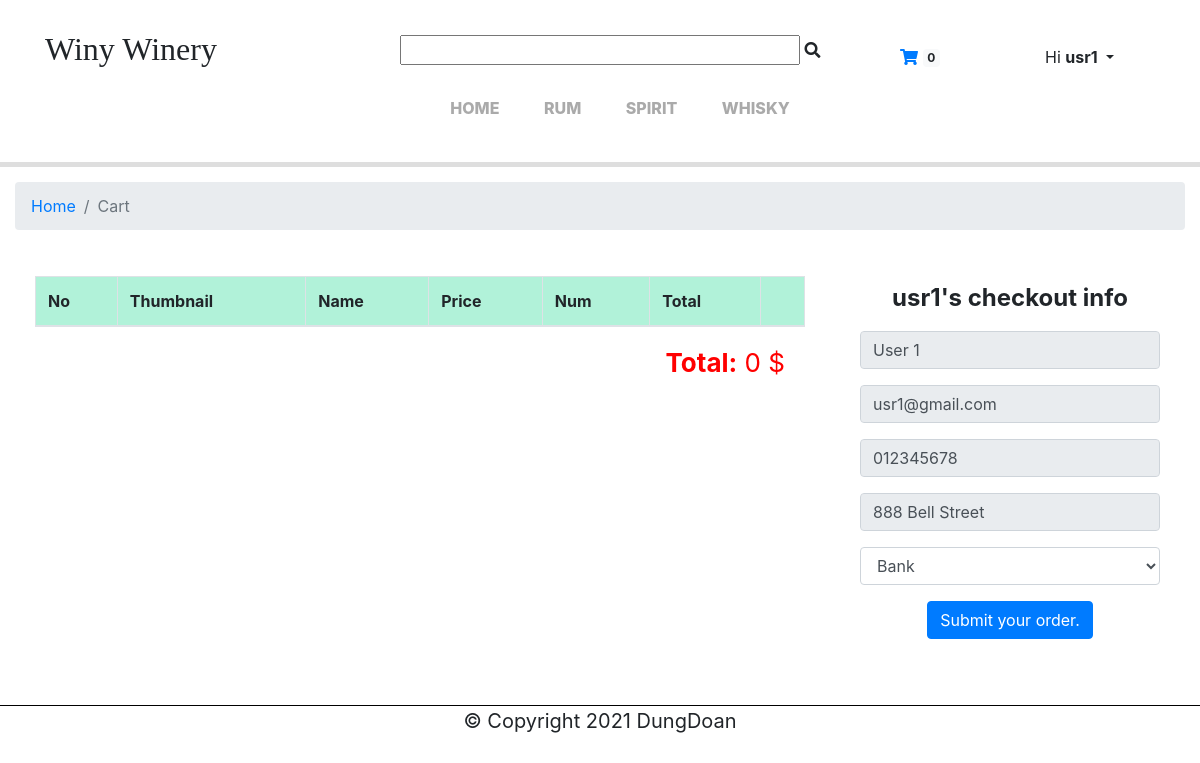
Page /FrontEnd/cart.php (signed in) on the committed database.
### tables this page shows
CREATE TABLE `catalog` (
  `id` int(11) NOT NULL,
  `name` varchar(100) DEFAULT NULL
);

CREATE TABLE `user` (
  `id` int(11) NOT NULL,
  `name` varchar(100) DEFAULT NULL,
  `email` varchar(100) DEFAULT NULL,
  `phone` varchar(15) DEFAULT NULL,
  `address` varchar(128) DEFAULT NULL,
  `username` varchar(100) DEFAULT NULL,
  `password` varchar(100) DEFAULT NULL
);

### FrontEnd/cart.php (the view, shortened to what this page needs)
<?php
require_once './Outline/header.php';
$getUsrInfo = 'select * from user where username="'.$_SESSION['Web_user'].'"';
$UsrInfo = $conn->query($getUsrInfo);
$Info = mysqli_fetch_assoc($UsrInfo);
?>
        <main>
            <div class="container-fluid" style="margin-top:20px;">
                <ol class="breadcrumb">
                    <li class="breadcrumb-item"><a href="main.php">Home</a></li>
                    <?php
                        if(!isset($_POST['search']))
                        {
                    ?>
                            <li class="breadcrumb-item active" aria-current="page"><a style="color: inherit;" href="cart.php>">Cart</a></li>
                    <?php
                        }
                    ?>
                </ol>
            </div>
        <div class="row">
            <div class="col-sm-8" style="padding: 30px 0px 0px 50px;">
            <table class="table table-bordered">
                    <thead>
                        <tr style="background-color: #b1f2d9;">
                            <th>No</th>
                            <th>Thumbnail</th>
                            <th>Name</th>
                            <th>Price</th>
                            <th>Num</th>
                            <th>Total</th>
                            <th></th>
                        </tr>
                    </thead>
<?php
$total = 0;
?>
                </table>
                <p style="font-size: 26px; color: red; text-align:right; padding-right:20px"><strong>Total:</strong> <?=number_format($total, 0, '', '.')?> $</p>
            </div>
            <div class="col-sm-4">
<?php
if(isset($_SESSION['Web_user']) && isset($_SESSION['Web_password']) && isset($_SESSION['Web_email']))
{
?>
    <div class="container sticky-top" style="margin-top:10%; text-align:center;">
        <h4><strong><?=$_SESSION['Web_user']?>'s checkout info</strong></h4>
        <form action="cart.php" method="post" style="margin-top: 5%;">
            <div class="form-group">
                <input type="text" style="width: 300px; margin:auto;" class="form-control" value="<?=$Info['name']?>" name="name" id="name" placeholder="Your name..." disabled required>
            </div>
            <div class="form-group">
                <input type="email" style="width: 300px; margin:auto;" class="form-control" value="<?=$Info['email']?>" name="email" id="email" placeholder="Your email address..." disabled required>
            </div>
            <div class="form-group">
                <input type="text" style="width: 300px; margin:auto;" class="form-control" value="<?=$Info['phone']?>" name="phone" id="phone" placeholder="Your phone number..." disabled required>
            </div>
            <div class="form-group">
                <input type="text" style="width: 300px; margin:auto;" class="form-control" value="<?=$Info['address']?>" name="address" id="address" placeholder="Your address..." disabled required>
            </div>
            <div class="form-group">
                <select class="form-group form-control form-control-md" id="payment_info" name="payment_info" style="width: 300px; margin:auto;">
                        <option>Bank</option>
                </select>
            </div>
            <div class="form-group">
                <button class="btn btn-primary" name="check_out" type="submit" onclick="$('.alert').alert()">
                    Submit your order.
                </button>
            </div>
        </form>
    </div>
<?php
}
?>
            </div>
        </div>
        </main>
<?php
    require_once './Outline/footer.php';
?>

### FrontEnd/Outline/header.php (shortened to what this page needs)
<?php
    require_once '../Admin/Ultility/Connectdb.php';
    $conn = new mysqli($host , $username, $password, $database, $port);
    $query = 'SELECT * FROM `catalog`';
    $result = $conn->query($query);
?>
<!DOCTYPE html>
<html lang="en">
<head>
    <link rel="stylesheet" href="style.css">
    <link rel="stylesheet" href="https://maxcdn.bootstrapcdn.com/bootstrap/4.0.0/css/bootstrap.min.css">
    <link rel="stylesheet" href="https://cdnjs.cloudflare.com/ajax/libs/font-awesome/5.15.3/css/all.min.css" />
</head>
<body>
    <header id="Home">
        <div class="container">
            <div class="row" style="padding-top: 30px">
              <div class="col-sm-3">
                <div class="brand-name">
                    <a href="main.php" style="text-decoration: none; color: inherit; font-family:'Times New Roman', Times, serif;"><h2>Winy Winery</h2></a>
                </div>
              </div>
              <div class="col-sm-6">
                <div class="search-box" style="padding-top: 5px;">
                    <form action="products.php" method="post">
                      <input type="text" name="search" id="search" style="width: 400px; margin-left:70px">
                      <button style="all: unset; cursor: pointer;" type="submit"><i class="fas fa-search"></i></button>
                    </form>
                </div>
              </div>
              <div class="col-sm-1">
                <div class="cart" style="padding-top: 10px;">
<?php
$count = 0;
?>
                <a href="cart.php"><button style="all:unset; padding-top:5px;" type="button" class="btn btn-light"><i class="fas fa-shopping-cart"></i> <span class="badge badge-light"> <?=$count?></span></button></a>
                </div>
              </div>
              <div class="col-sm-2">
<?php
  if(isset($_SESSION['Web_user']) && isset($_SESSION['Web_password']) && isset($_SESSION['Web_email']))
  {
    echo '<div class="dropdown">
            <button class="btn btn-light dropdown-toggle" style="all:unset; padding-top:15px; padding-left:50px; cursor: pointer;" padding-top:" type="button" id="dropdownMenuButton" data-toggle="dropdown" aria-haspopup="true" aria-expanded="false">
              Hi  <strong>'.$_SESSION['Web_user'].'</strong>
            </button>
            <div class="dropdown-menu" aria-labelledby="dropdownMenuButton">
              <a class="dropdown-item" href="Ultility/logout.php">Log Out</a>
            </div>
          </div>';
  } else{
    echo '<button type="button" style="all:unset; padding-top:15px; padding-left:50px; cursor: pointer;"  class="btn btn-light btn-round" data-toggle="modal" data-target="#loginModal">
          Login
        </button>';
  }
?>
              </div>
            </div>
          </div>
    </header>
    <nav class="blend">
        <ul>
          <li><a href="main.php">Home</a></li>
<?php
  while($row = mysqli_fetch_array($result))
  {
    echo '          <li><a href="./products.php?category='.$row['id'].'">'.$row['name'].'</a></li>';
  }
?>
        </ul>
      </nav>

### FrontEnd/Outline/style.css (style rules this page uses)
.brand-name { text-align: left; }
nav { width: 100%; margin: 0 auto; background: #fff; padding: 20px 0; box-shadow: 0px 5px 0px #dedede; }
nav ul { list-style: none; text-align: center; }
nav ul li { display: inline-block; }
nav ul li a { display: block; padding: 15px; text-decoration: none; color: #aaa; font-weight: 800; text-transform: uppercase; margin: 0 10px; }
nav ul li a, nav ul li a:after, nav ul li a:before { transition: all .5s; }
nav.blend ul li a { position: relative; border-radius: 5px; overflow: hidden; z-index: 1; }
nav.blend ul li a:before, nav.blend ul li a:after { position: absolute; width: 0px; height: 100%; top: 0; bottom: 0; background: #1bdef8; transition: all .5s; margin: auto; content: '.'; color: transparent; z-index: -1; opacity: 0.75; }
nav.blend ul li a:before { left: 0; }
nav.blend ul li a:after { right: 0; }

### FrontEnd/Outline/header.php (style rules this page uses)
.brand-name { text-align: left; }
nav { width: 100%; margin: 0 auto; background: #fff; padding: 10px 0; box-shadow: 0px 5px 0px #dedede; }
nav ul { list-style: none; text-align: center; }
nav ul li { display: inline-block; }
nav ul li a { display: block; padding: 10px; text-decoration: none; color: #aaa; font-weight: 800; text-transform: uppercase; margin: 0 10px; }
nav ul li a, nav ul li a:after, nav ul li a:before { transition: all .5s; }
nav.blend ul li a { position: relative; border-radius: 5px; overflow: hidden; z-index: 1; }
nav.blend ul li a:before, nav.blend ul li a:after { position: absolute; width: 0px; height: 100%; top: 0; bottom: 0; background: #1bdef8; transition: all .5s; margin: auto; content: '.'; color: transparent; z-index: -1; opacity: 0.75; }
nav.blend ul li a:before { left: 0; }
nav.blend ul li a:after { right: 0; }

### rows in the picture
catalog: name "RUM"
catalog: name "SPIRIT"
catalog: name "WHISKY"
user: name "User 1", email "usr1@gmail.com", phone "012345678", address "888 Bell Street"

### other values in the picture
$count "0"
$_SESSION['Web_user'] "usr1"
$total "0"
